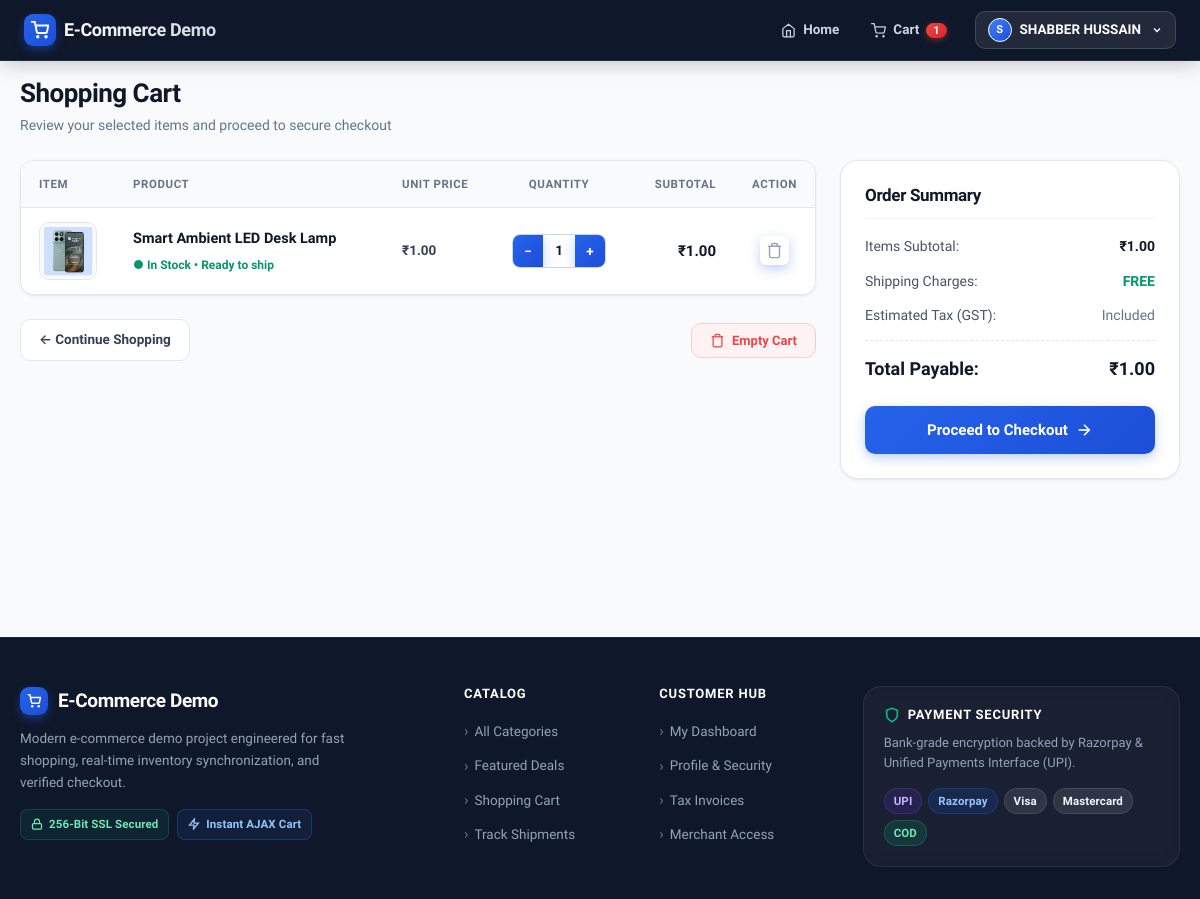
The app's page /cart (signed in), older data.
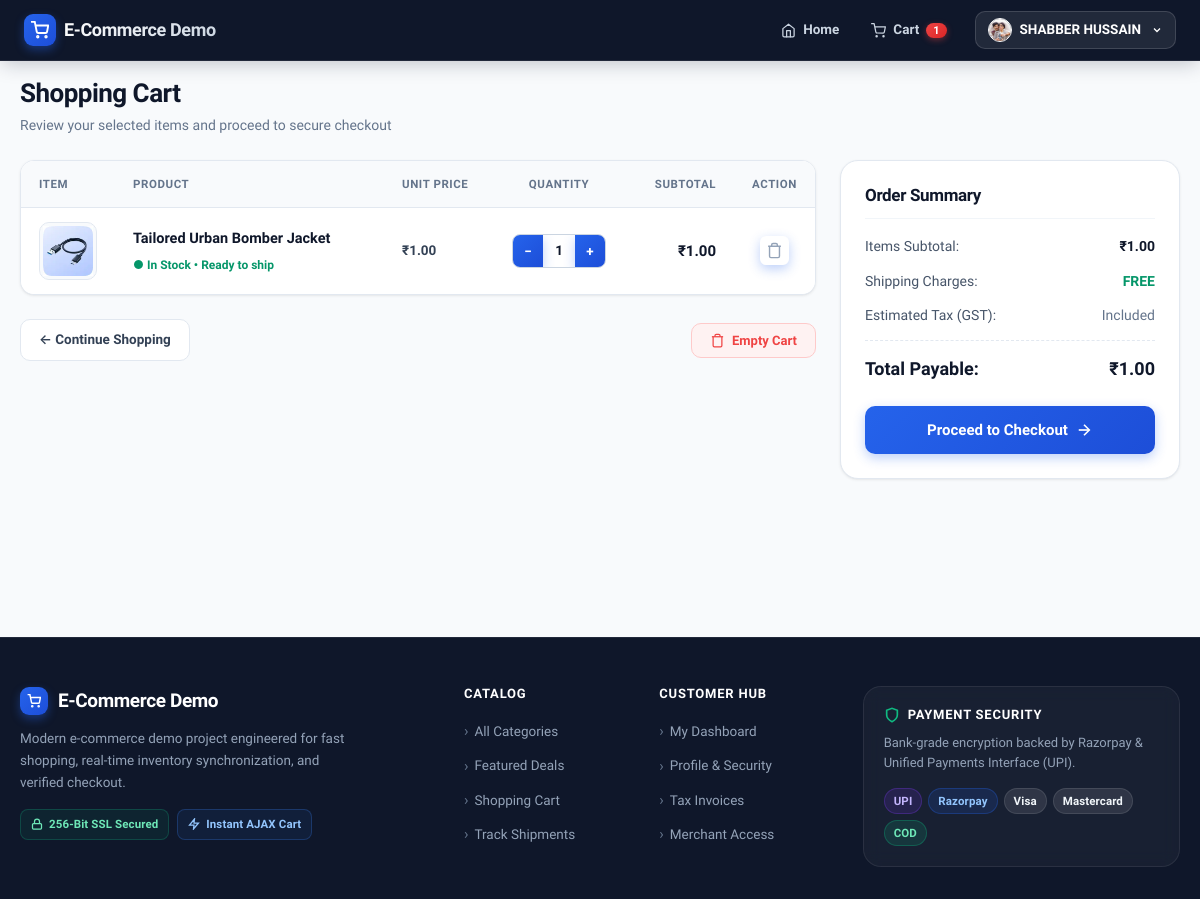
The same page, newer data.
### tables this page shows
CREATE TABLE cart_items (
    cart_item_id INTEGER PRIMARY KEY AUTOINCREMENT,
    cart_id INTEGER NOT NULL,
    product_id INTEGER NOT NULL,
    quantity INTEGER NOT NULL DEFAULT 1,
    added_at TIMESTAMP DEFAULT CURRENT_TIMESTAMP,
    UNIQUE (cart_id, product_id),
    FOREIGN KEY (cart_id) REFERENCES cart(cart_id) ON DELETE CASCADE,
    FOREIGN KEY (product_id) REFERENCES products(product_id) ON DELETE CASCADE
);

CREATE TABLE products (
    product_id INTEGER PRIMARY KEY AUTOINCREMENT,
    category_id INTEGER NOT NULL,
    product_name TEXT NOT NULL UNIQUE,
    description TEXT NULL,
    price REAL NOT NULL,
    image_url TEXT NULL,
    is_active BOOLEAN DEFAULT 1,
    created_at TIMESTAMP DEFAULT CURRENT_TIMESTAMP,
    updated_at TIMESTAMP DEFAULT CURRENT_TIMESTAMP,
    FOREIGN KEY (category_id) REFERENCES categories(category_id) ON DELETE RESTRICT
);

CREATE TABLE customers (
    customer_id INTEGER PRIMARY KEY AUTOINCREMENT, 
    first_name TEXT NOT NULL,
    last_name TEXT NOT NULL,
    e_mail TEXT NOT NULL UNIQUE,
    password_hash TEXT NOT NULL,
    role TEXT NOT NULL DEFAULT 'user',
    phone_number TEXT NOT NULL DEFAULT '',
    profile_image TEXT NULL,
    status TEXT DEFAULT 'active',
    created_at TIMESTAMP DEFAULT CURRENT_TIMESTAMP,
    updated_at TIMESTAMP DEFAULT CURRENT_TIMESTAMP
);

### app.py (the view)
@app.route('/cart')
@login_required
def cart_view():
    customer_id = session.get('user_id')
    cart_id = get_or_create_cart(customer_id)
    items = []
    total_amount = 0.0
    conn = db_connection()
    if conn and cart_id:
        try:
            cursor = conn.cursor(dictionary=True)
            cursor.execute("""
                SELECT ci.cart_item_id, ci.product_id, ci.quantity,
                       p.product_name, p.price, p.image_url,
                       (ci.quantity * p.price) AS subtotal
                FROM cart_items ci
                JOIN products p ON ci.product_id = p.product_id
                WHERE ci.cart_id = %s
                ORDER BY ci.cart_item_id ASC
            """, (cart_id,))
            items = cursor.fetchall()
            for item in items:
                total_amount += float(item['subtotal'])
            cursor.close()
            conn.close()
        except Exception as err:
            print(f"Error viewing cart: {err}")
            if conn:
                conn.close()
    return render_template('website/cart.html', items=items, total_amount=total_amount)

### app.py (called while the page is built)
@app.after_request
def add_no_cache_headers(response):
    response.headers['Cache-Control'] = 'no-store, no-cache, must-revalidate, post-check=0, pre-check=0, max-age=0'
    response.headers['Pragma'] = 'no-cache'
    response.headers['Expires'] = '-1'
    return response

def login_required(view):
    @wraps(view)
    def wrapped_view(*args, **kwargs):
        if 'user_id' not in session:
            flash('Please log in to continue.', 'warning')
            return redirect(url_for('login', next=request.path))
        return view(*args, **kwargs)
    return wrapped_view

### config.py (called while the page is built, shortened)
def db_connection():
    if Config.DB_ENGINE == 'sqlite':
        try:
            conn = sqlite3.connect(Config.SQLITE_DB_PATH, check_same_thread=False)
            conn.row_factory = sqlite3.Row
            return SQLiteConnectionWrapper(conn)
        except Exception as err:
            print(f"SQLite database connection error: {err}")
            return None

    def execute(self, sql, params=None):
        tsql = self._translate(sql)
        if params is not None:
            return self._cursor.execute(tsql, tuple(params))
        return self._cursor.execute(tsql)

### templates/website/cart.html (shortened to what the changed rows need)
{% extends "base.html" %}
{% block content %}
<div style="margin-bottom: 24px;">
    <h1 style="font-size: 26px; font-weight: 800; color: #0f172a; margin-bottom: 4px;">Shopping Cart</h1>
</div>
{% if items %}
    <div class="cart-layout">
        <div>
            <div class="cart-desktop-view table-responsive" style="margin-top: 0; box-shadow: var(--shadow-sm);">
                <table>
                    <thead>
                        <tr>
                            <th width="80">Item</th>
                            <th>Product</th>
                            <th width="110">Unit Price</th>
                            <th width="130" style="text-align: center;">Quantity</th>
                            <th width="110" style="text-align: right;">Subtotal</th>
                            <th width="60" style="text-align: center;">Action</th>
                        </tr>
                    </thead>
                    <tbody>
                        {% for item in items %}
                            <tr>
                                <td>
                                    <div style="width: 58px; height: 58px; border-radius: 10px; background: #f8fafc; border: 1px solid #e2e8f0; display: flex; align-items: center; justify-content: center; overflow: hidden;">
                                        {% if item.image_url %}
                                            <img src="{{ url_for('uploaded_file', filename=item.image_url) }}" alt="{{ item.product_name }}" style="max-width: 90%; max-height: 90%; object-fit: contain;">
                                        {% else %}
                                            <span style="font-size: 10px; color: #94a3b8;">No Image</span>
                                        {% endif %}
                                    </div>
                                </td>
                                <td>
                                    <a href="{{ url_for('product_detail', product_id=item.product_id) }}" style="font-weight: 700; color: #0f172a; font-size: 14.5px; display: block; margin-bottom: 4px;">
                                        {{ item.product_name }}
                                    </a>
                                    <span style="font-size: 12px; color: #059669; font-weight: 600;">● In Stock &bull; Ready to ship</span>
                                </td>
                                <td style="font-weight: 600; color: #334155;">
                                    ₹{{ "%.2f"|format(item.price) }}
                                </td>
                                <td align="center">
                                    <form action="{{ url_for('cart_update') }}" method="POST" style="margin: 0;">
                                        <div class="qty-stepper">
                                            <button type="submit" name="action" value="decrease" title="Decrease">&minus;</button>
                                            <span>{{ item.quantity }}</span>
                                            <button type="submit" name="action" value="increase" title="Increase">+</button>
                                        </div>
                                    </form>
                                </td>
                                <td style="text-align: right; font-weight: 800; color: #0f172a; font-size: 15px;">
                                    ₹{{ "%.2f"|format(item.subtotal) }}
                                </td>
                                <td align="center">
                                    <form action="{{ url_for('cart_remove', cart_item_id=item.cart_item_id) }}" method="POST" style="margin: 0;">
                                        <button type="submit" style="background: none; border: none; color: #94a3b8; cursor: pointer; padding: 6px; border-radius: 6px; transition: all 0.15s ease;" title="Remove Item" onmouseover="this.style.color='#ef4444'; this.style.backgroundColor='#fee2e2';" onmouseout="this.style.color='#94a3b8'; this.style.backgroundColor='transparent';">
                                            <svg width="17" height="17" viewBox="0 0 24 24" fill="none" stroke="currentColor" stroke-width="2">
                                                <polyline points="3 6 5 6 21 6"></polyline>
                                                <path d="M19 6v14a2 2 0 0 1-2 2H7a2 2 0 0 1-2-2V6m3 0V4a2 2 0 0 1 2-2h4a2 2 0 0 1 2 2v2"></path>
                                            </svg>
                                        </button>
                                    </form>
                                </td>
                            </tr>
                        {% endfor %}
                    </tbody>
                </table>
            </div>
        </div>
    </div>
{% endif %}
{% endblock %}

### templates/base.html (shortened to what the changed rows need)
<!DOCTYPE html>
<html lang="en">
<head>
    <link rel="stylesheet" href="{{ url_for('static', filename='css/style.css') }}?v=13.0">
</head>
<body>
    <header class="site-header">
        <nav class="navbar">
            <ul class="desktop-nav-links">
                {% if current_user.is_authenticated %}
                <li class="dropdown" style="margin-left: 10px; flex-shrink: 0;">
                    <div class="dropdown-toggle" onclick="toggleDropdownMenu(event)">
                        {% if current_user.profile_image %}
                        <img src="{{ url_for('uploaded_file', filename=current_user.profile_image) }}" alt="Avatar"
                            style="width: 24px; height: 24px; border-radius: 50%; object-fit: cover; border: 1.5px solid #ffffff;">
                        {% else %}
                        <span class="user-avatar-circle">{{ current_user.name[:1]|upper }}</span>
                        {% endif %}
                        <span>{{ current_user.name }}</span>
                        <svg width="12" height="12" viewBox="0 0 24 24" fill="none" stroke="currentColor"
                            stroke-width="2.5" style="margin-left: 2px;">
                            <polyline points="6 9 12 15 18 9"></polyline>
                        </svg>
                    </div>
                </li>
                {% endif %}
            </ul>
        </nav>
    </header>
    <div class="site-wrapper">
        <main>
            {% block content %}{% endblock %}
        </main>
    </div>
</body>
</html>

Row changes from the older to the newer data that the page shows:
removed cart_items: image_url (picture), product_name "Smart Ambient LED Desk Lamp", quantity "1", subtotal "1.00"
now on this page (row edited): customers: profile_image (picture)
added cart_items: image_url (picture), product_name "Tailored Urban Bomber Jacket", quantity "1", subtotal "1.00"
Text that changed along with them:
{{ current_user.name[:1]|upper }}: "S" → (not shown)
